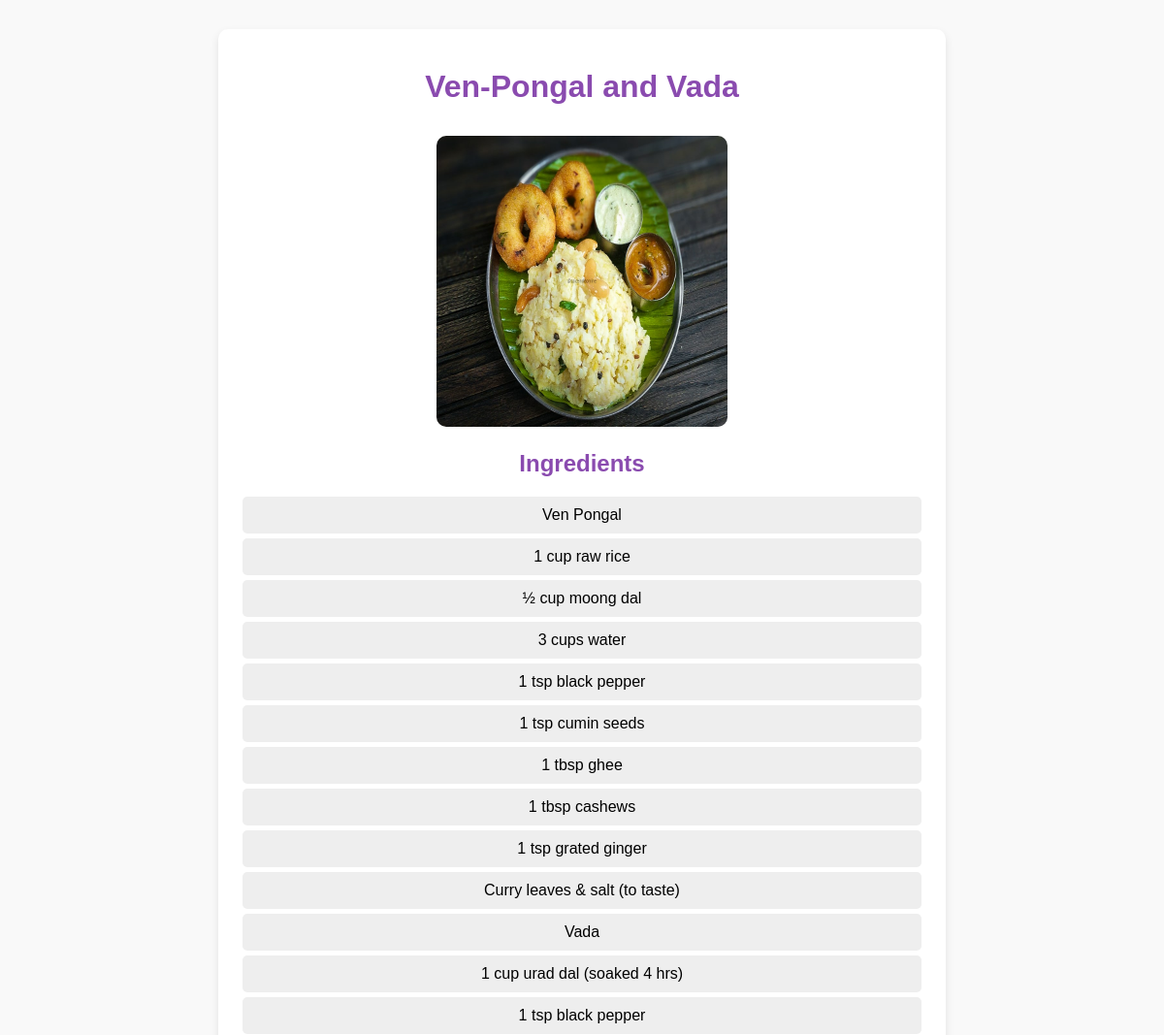
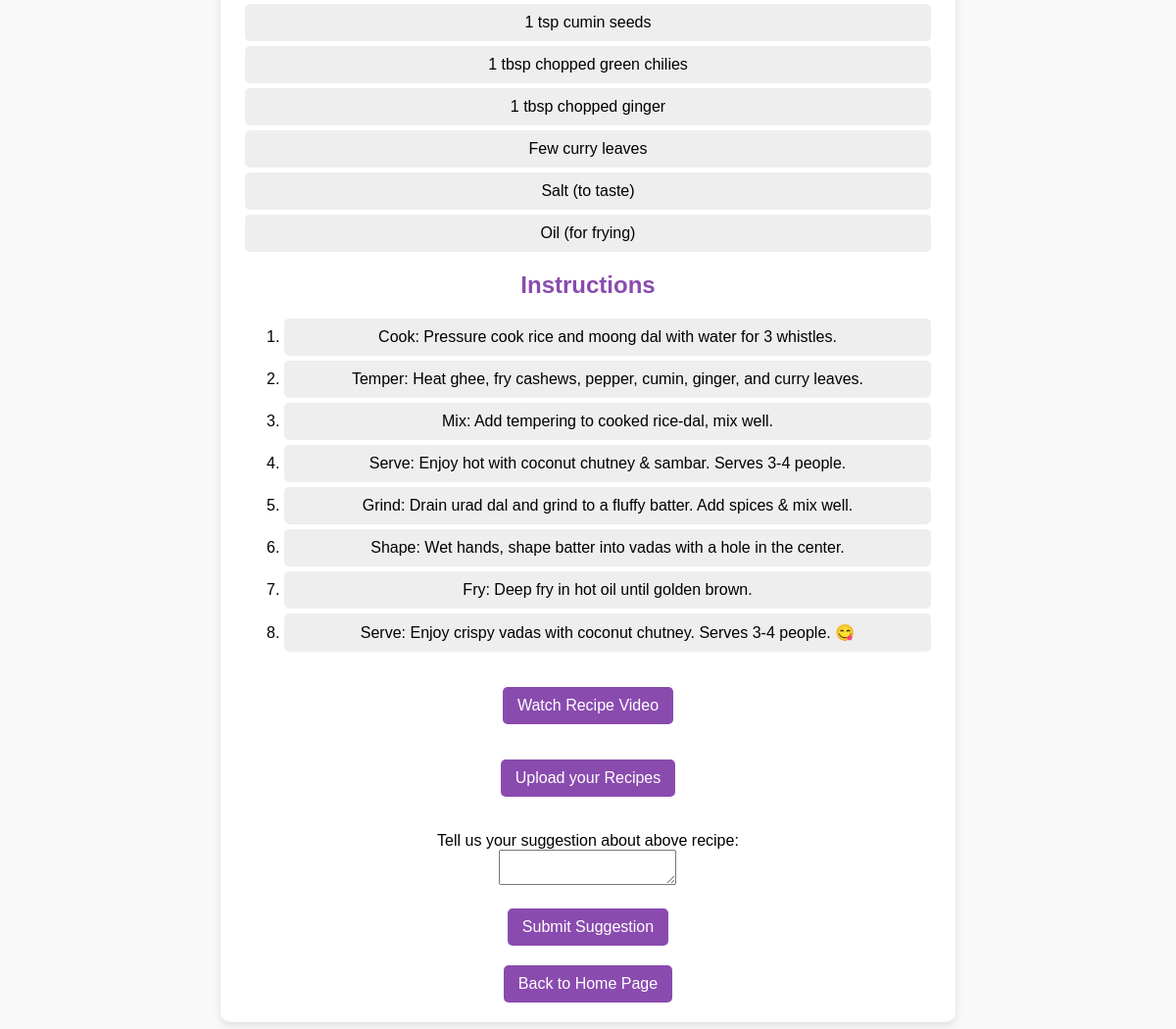
Page /recipe.php?name=Ven-Pongal and Vada on the committed database (2 pictures, top to bottom).
### tables this page shows
CREATE TABLE `recipes` (
  `id` int(11) NOT NULL,
  `name` varchar(25) NOT NULL,
  `image` varchar(100) NOT NULL,
  `ingredients` varchar(1000) NOT NULL,
  `instructions` varchar(1000) NOT NULL,
  `video_url` varchar(100) NOT NULL,
  `suggestions` varchar(100) NOT NULL
);

### recipe.php (the view, shortened to what this page needs)
<?php
include 'db.php';
$recipe_name = isset($_GET['name']) ? $_GET['name'] : "";
$sql = "SELECT * FROM recipes WHERE name = ?";
$stmt = $conn->prepare($sql);
$stmt->bind_param("s", $recipe_name);
$stmt->execute();
$result = $stmt->get_result();
if ($result->num_rows > 0) {
    $recipe = $result->fetch_assoc();
} else {
    die("Recipe not found in the database.");
}
?>
<!DOCTYPE html>
<html lang="en">
<head>
    <link rel="stylesheet" href="styleee.css">
</head>
<body>
    <div class="recipe-container">
        <h1><?php echo htmlspecialchars($recipe['name']); ?></h1>
        <img src="<?php echo htmlspecialchars($recipe['image']); ?>" alt="<?php echo htmlspecialchars($recipe['name']); ?>"width="300px" height="300px">
        <h2>Ingredients</h2>
        <ul>
            <?php
            $ingredients = explode(",", $recipe['ingredients']);
            foreach ($ingredients as $ingredient) {
                echo "<li>" . htmlspecialchars(trim($ingredient)) . "</li>";
            }
            ?>
        </ul>
        <h2>Instructions</h2>
        <?php
        $instruction_steps = explode("\n", $recipe['instructions']);
        echo "<ol>";
        foreach ($instruction_steps as $step) {
            echo "<li>" . htmlspecialchars(trim($step)) . "</li>";
        }
        echo "</ol>";
        ?>
<p>
    <a href="<?php echo htmlspecialchars($recipe['video_url']); ?>" target="_blank">
        Watch Recipe Video
    </a>
</p>
<form action="submit_suggestion.php" method="POST">
<a href="sample.php">Upload your Recipes</a>
</form><br><br>
<form action="submit_suggestion.php" method="POST">
    <label for="suggestion">Tell us your suggestion about above recipe:</label><br>
    <textarea id="suggestion" name="suggestion" required></textarea><br>
    <button>Submit Suggestion</button>
</form>
        <a href="home.html">Back to Home Page</a>
    </div>
</body>
</html>

### styleee.css (style rules this page uses)
body { font-family: Arial, sans-serif; background-color: #f9f9f9; text-align: center; }
.recipe-container { background: white; width: 60%; margin: 30px auto; padding: 20px; border-radius: 10px; box-shadow: 0 4px 8px rgba(0, 0, 0, 0.1); }
h1, h2 { color: #8a4baf; }
ul { list-style-type: none; padding: 0; }
li { background: #eee; margin: 5px; padding: 10px; border-radius: 5px; }
img { border-radius: 10px; margin-top: 10px; }
a { display: inline-block; margin-top: 20px; padding: 10px 15px; background: #8a4baf; color: white; text-decoration: none; border-radius: 5px; }
button { display: inline-block; margin-top: 20px; padding: 10px 15px; background: #8a4baf; color: white; text-decoration: none; border-radius: 5px; border: none; cursor: pointer; font-size: 16px; }

### rows in the picture
recipes: name "Ven-Pongal and Vada", image (picture), ingredients "Ven Pongal", ingredients "1 cup raw rice", ingredients "½ cup moong dal", ingredients "3 cups water", ingredients "1 tsp black pepper", ingredients "1 tsp cumin seeds", ingredients "1 tbsp ghee", ingredients "1 tbsp cashews", ingredients "1 tsp grated ginger", ingredients "Curry leaves & salt (to taste)", ingredients "Vada", ingredients "1 cup urad dal (soaked 4 hrs)", ingredients "1 tbsp chopped green chilies", ingredients "1 tbsp chopped ginger", ingredients "Few curry leaves", ingredients "Salt (to taste)", ingredients "Oil (for frying)", instructions "Cook: Pressure cook rice and moong dal with water for 3 whistles.", instructions "Temper: Heat ghee, fry cashews, pepper, cumin, ginger, and curry leaves.", instructions "Mix: Add tempering to cooked rice-dal, mix well.", instructions "Serve: Enjoy hot with coconut chutney & sambar. Serves 3-4 people.", instructions "Grind: Drain urad dal and grind to a fluffy batter. Add spices & mix well.", instructions "Shape: Wet hands, shape batter into vadas with a hole in the center.", instructions "Fry: Deep fry in hot oil until golden brown.", instructions "Serve: Enjoy crispy vadas with coconut chutney. Serves 3-4 people. 😋"
